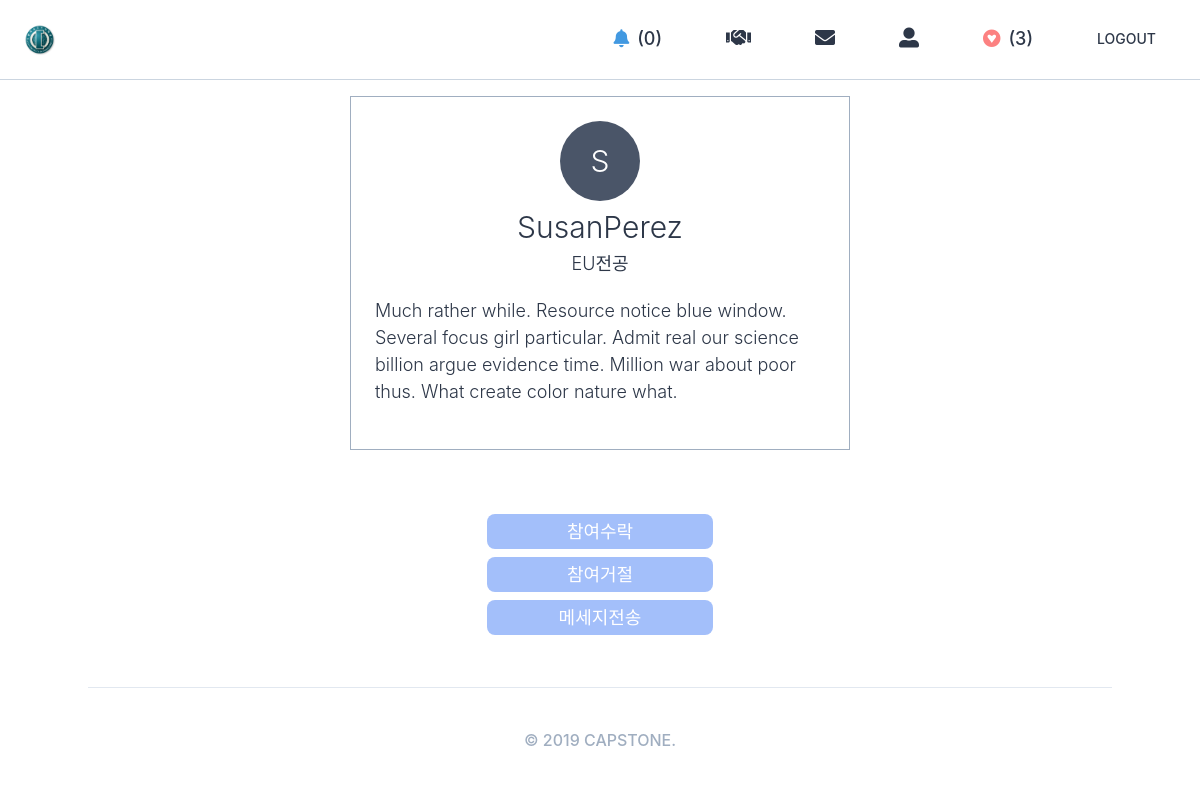
Page /applyto17/ (signed in) on the committed database.
### users/models.py (models this page shows)
class User(AbstractUser):
    GENDER_MALE = "male"
    GENDER_FEMALE = "female"
    GENDER_CHOICES = (
        (GENDER_MALE, "남성"),
        (GENDER_FEMALE, "여성"),
    )
    MAJOR_1 = "글로벌지역학"
    MAJOR_2 = "EU전공"
    MAJOR_3 = "GlobalBusiness"
    MAJOR_4 = "TESOL영어학전공"
    MAJOR_5 = "광고PR브랜딩전공"
    MAJOR_6 = "교육학"
    MAJOR_7 = "국가리더전공"
    MAJOR_8 = "국제금융학과"
    MAJOR_9 = "국제스포츠레저전공"
    MAJOR_10 = "그리스불가리아학과"
    MAJOR_11 = "남아프리카어전공"
    MAJOR_12 = "독일어통번역학과"
    MAJOR_13 = "동아프리카어전공"
    MAJOR_14 = "동유럽학대학"
    MAJOR_15 = "러시아학과"
    MAJOR_16 = "루마니아어과"
    MAJOR_17 = "말레이인도네시아어통번역학과"
    MAJOR_18 = "문화콘텐츠학전공"
    MAJOR_19 = "바이오메디컬공학전공"
    MAJOR_20 = "방송영상뉴미디어전공"
    MAJOR_21 = "브라질학과"
    MAJOR_22 = "사학과"
    MAJOR_23 = "산업경영공학과"
    MAJOR_24 = "생명공학과"
    MAJOR_25 = "서아프리카어전공"
    MAJOR_26 = "세계문화예술경영전공"
    MAJOR_27 = "세르비아크로아티아어과"
    MAJOR_28 = "수학과"
    MAJOR_29 = "스페인어통번역학과"
    MAJOR_30 = "아랍어통번역학과"
    MAJOR_31 = "아프리카학부"
    MAJOR_32 = "언론정보전공"
    MAJOR_33 = "언어인지과학과"
    MAJOR_34 = "영미권통상통번역전공"
    MAJOR_35 = "영미문학번역전공"
    MAJOR_36 = "영어통번역학부"
    MAJOR_37 = "영어통번역학전공"
    MAJOR_38 = "우크라이나어과"
    MAJOR_39 = "융복합소프트웨어전공"
    MAJOR_40 = "이탈리아어통번역학과"
    MAJOR_41 = "인도학과"
    MAJOR_42 = "일본어통번역학과"
    MAJOR_43 = "전자공학과"
    MAJOR_44 = "전자물리학과"
    MAJOR_45 = "정보기록학전공"
    MAJOR_46 = "정보통신공학과"
    MAJOR_47 = "정치외교학과"
    MAJOR_48 = "중국어통번역학과"
    MAJOR_49 = "중앙아시아학과"
    MAJOR_50 = "지식콘텐츠전공"
    MAJOR_51 = "철학과"
    MAJOR_52 = "체코슬로바키아어과"
    MAJOR_53 = "컴퓨터전자시스템공학전공"
    MAJOR_54 = "태국어통번역학과"
    MAJOR_55 = "통계학과"
    MAJOR_56 = "폴란드어과"
    MAJOR_57 = "프랑스학과"
    MAJOR_58 = "한국학과"
    MAJOR_59 = "행정학과"
    MAJOR_60 = "헝가리어과"
    MAJOR_61 = "화학과"
    MAJOR_62 = "환경학과"
    MAJOR_CHOICES = (
        (MAJOR_1, "글로벌지역학"),
        (MAJOR_2, "EU전공"),
        (MAJOR_3, "GlobalBusiness"),
        (MAJOR_4, "TESOL영어학전공"),
        (MAJOR_5, "광고PR브랜딩전공"),
        (MAJOR_6, "교육학"),
        (MAJOR_7, "국가리더전공"),
        (MAJOR_8, "국제금융학과"),
        (MAJOR_9, "국제스포츠레저전공"),
        (MAJOR_10, "그리스불가리아학과"),
        (MAJOR_11, "남아프리카어전공"),
        (MAJOR_12, "독일어통번역학과"),
        (MAJOR_13, "동아프리카어전공"),
        (MAJOR_14, "동유럽학대학"),
        (MAJOR_15, "러시아학과"),
        (MAJOR_16, "루마니아어과"),
        (MAJOR_17, "말레이인도네시아어통번역학과"),
        (MAJOR_18, "문화콘텐츠학전공"),
        (MAJOR_19, "바이오메디컬공학전공"),
        (MAJOR_20, "방송영상뉴미디어전공"),
        (MAJOR_21, "브라질학과"),
        (MAJOR_22, "사학과"),
        (MAJOR_23, "산업경영공학과"),
        (MAJOR_24, "생명공학과"),
        (MAJOR_25, "서아프리카어전공"),
        (MAJOR_26, "세계문화예술경영전공"),
        (MAJOR_27, "세르비아크로아티아어과"),
        (MAJOR_28, "수학과"),
        (MAJOR_29, "스페인어통번역학과"),
        (MAJOR_30, "아랍어통번역학과"),
        (MAJOR_31, "아프리카학부"),
        (MAJOR_32, "언론정보전공"),
        (MAJOR_33, "언어인지과학과"),
        (MAJOR_34, "영미권통상통번역전공"),
        (MAJOR_35, "영미문학번역전공"),
        (MAJOR_36, "영어통번역학부"),
        (MAJOR_37, "영어통번역학전공"),
        (MAJOR_38, "우크라이나어과"),
        (MAJOR_39, "융복합소프트웨어전공"),
        (MAJOR_40, "이탈리아어통번역학과"),
        (MAJOR_41, "인도학과"),
        (MAJOR_42, "일본어통번역학과"),
        (MAJOR_43, "전자공학과"),
        (MAJOR_44, "전자물리학과"),
        (MAJOR_45, "정보기록학전공"),
        (MAJOR_46, "정보통신공학과"),
        (MAJOR_47, "정치외교학과"),
        (MAJOR_48, "중국어통번역학과"),
        (MAJOR_49, "중앙아시아학과"),
        (MAJOR_50, "지식콘텐츠전공"),
        (MAJOR_51, "철학과"),
        (MAJOR_52, "체코슬로바키아어과"),
        (MAJOR_53, "컴퓨터전자시스템공학전공"),
        (MAJOR_54, "태국어통번역학과"),
        (MAJOR_55, "통계학과"),
        (MAJOR_56, "폴란드어과"),
        (MAJOR_57, "프랑스학과"),
        (MAJOR_58, "한국학과"),
        (MAJOR_59, "행정학과"),
        (MAJOR_60, "헝가리어과"),
        (MAJOR_61, "화학과"),
        (MAJOR_62, "환경학과"),
    )
    LOGIN_EMAIL = "email"
    LOGIN_KAKAO = "kakao"
    LOGIN_CHOICES = (
        (LOGIN_EMAIL, "EMAIL"),
        (LOGIN_KAKAO, "KAKAO"),
    )
    gender = models.CharField(choices=GENDER_CHOICES, max_length=10, blank=True)
    bio = models.TextField(default="")
    major = models.CharField(choices=MAJOR_CHOICES, max_length=20, blank=True)
    login_method = models.CharField(
        choices=LOGIN_CHOICES, max_length=50, default=LOGIN_EMAIL
    )
    objects = core_managers.CustomUserManager()
    def get_absolute_url(self):
        return reverse("users:profile", kwargs={"pk": self.pk})

### lists/models.py (models this page shows, shortened)
class List(core_models.TimeStampedModel):
    name = models.CharField(max_length=80)
    user = models.OneToOneField(
        "users.User", related_name="list", on_delete=models.CASCADE
    )
    projects = models.ManyToManyField("projects.Project", related_name="lists", blank=True)
    def count_projects(self):
        return self.projects.count()
    count_projects.short_description = "Number of Projects"

### applyto/models.py (models this page shows)
class Apply(core_models.TimeStampedModel):
    project = models.ForeignKey(
        "projects.Project", related_name="apply", on_delete=models.CASCADE
    )
    apply_user = models.ForeignKey(
        "users.User", related_name="apply_user", on_delete=models.CASCADE
    )
    applyto = models.ForeignKey(
        "users.User", related_name="applyto", on_delete=models.CASCADE, null=True
    )

### applyto/views.py (the view)
# urls.py: path("<int:pk>/", views.ApplyDetailView.as_view(), name="detail"),
class ApplyDetailView(DetailView):
    model = models.Apply
    template_name = "applyto/apply_detail.html"

### templates/applyto/apply_detail.html (shortened to what this page needs)
{% extends "base.html" %}
{% block content %}
    <div class="h-75vh">
        <div class="container lg:w-5/12 md:w-1/2 xl:w-1/4 mx-auto my-10 flex flex-col items-center border p-6 border-gray-500">
            {% include "mixins/user_avatar.html" with user=apply.apply_user %}
            <div class="flex items-center">
                <span class="text-3xl mt-1">{{apply.apply_user.first_name}}{{apply.apply_user.last_name}}</span>
            </div>
            <span class="text-lg mb-5">{{apply.apply_user.major}}</span>
            <span class="text-lg mb-5">{{apply.apply_user.bio}}</span>
        </div>
        <div class="container lg:w-5/12 md:w-1/2 xl:w-1/4 mx-auto my-5 flex flex-col items-center p-6">
            <a href="{% url 'applyto:toggle' apply.pk %}?action=accept" class="w-1/2 rounded-lg font-light text-lg text-center btn--small bg-indigo-300 text-white mb-2 p-1">참여수락</a>
            <a href="{% url 'applyto:toggle' apply.pk %}?action=denied" class="w-1/2 rounded-lg font-light text-lg text-center btn--small bg-indigo-300 text-white mb-2 p-1">참여거절</a>
            <a href="{% url 'conversations:go' user.pk apply.apply_user.pk %}" class="w-1/2 rounded-lg font-light text-lg text-center btn--small bg-indigo-300 text-white mb-2 p-1">메세지전송</a>
        </div>
    </div>
{% endblock content %}

### templates/partials/nav.html (shortened to what this page needs)
<ul class="flex items-center text-sm font-medium h-full">
    {% if user.is_authenticated %}
        <li class="nav_link text-lg pro_zoom"><a href="{% url 'users:notifications' user.pk %}"><i class="fas fa-bell text-lg mr-2 text-blue-500"></i>({{user.applyto.count}})</a></li>
        <li class="nav_link pro_zoom"><a href="{% url 'projects:create' %}"><i class="fas fa-handshake text-xl"></i></a></li>
        <li class="nav_link pro_zoom"><a href="{% url 'users:conversations' user.pk %}"><i class="fas fa-envelope text-xl"></i></a></li>
        <li class="nav_link pro_zoom"><a href="{{user.get_absolute_url}}"><i class="fas fa-user-alt text-xl"></i></a></li>
        <li class="nav_link text-lg pro_zoom"><a href="{% url 'lists:see-favs' %}"><i class="fab fa-gratipay text-lg mr-2 text-red-400"></i>({{user.list.projects.count}})</a></li>
        <li class="nav_link pro_zoom"><a href="{% url 'users:logout' %}">LOGOUT</a></li>
    {% else %}
        <li class="nav_link pro_zoom"><a href="{% url 'users:login' %}">LOGIN</a></li>
        <li class="nav_link pro_zoom"><a href="{% url 'users:signup' %}">JOIN</a></li>
    {% endif %}
</ul>

### templates/mixins/user_avatar.html
<div class="{{h_and_w|default:'h-20 w-20'}} bg-gray-700 rounded-full text-white flex justify-center items-center">
    <span class="{{text|default:'text-3xl'}}">{{user.first_name|first}}</span>
</div>

### rows in the picture
User: applyto.count "0", list.projects.count "3"
User: first_name|first "S"
Apply: apply_user.first_name "Susan", apply_user.last_name "Perez", apply_user.major "EU전공", apply_user.bio "Much rather while. Resource notice blue window. Several focus girl particular. Admit real our science billion argue evidence time. Million war about poor thus. What create color nature what."
